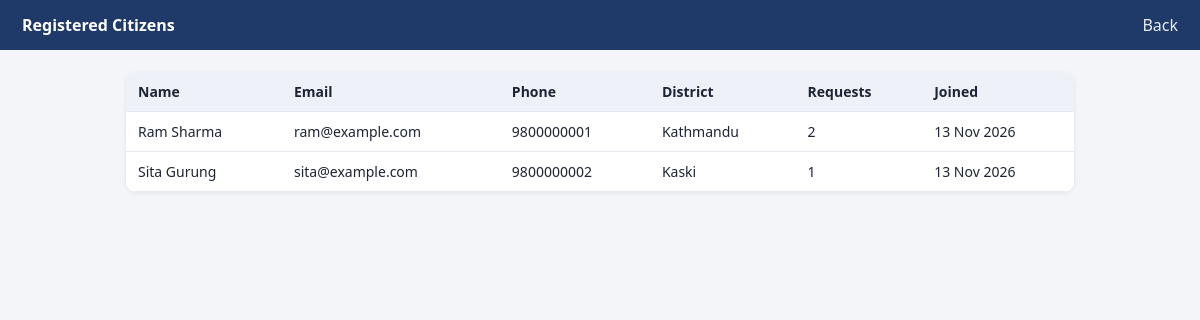
The page /admin/citizens.php (signed in) on the database its author committed.
### tables this page shows
CREATE TABLE users (
  id INT AUTO_INCREMENT PRIMARY KEY,
  full_name VARCHAR(100) NOT NULL,
  email VARCHAR(120) UNIQUE NOT NULL,
  password_hash VARCHAR(255) NOT NULL,
  phone VARCHAR(20) NOT NULL DEFAULT '',
  address VARCHAR(200) NOT NULL DEFAULT '',
  district VARCHAR(60) NOT NULL DEFAULT '',
  created_at TIMESTAMP DEFAULT CURRENT_TIMESTAMP
);

### admin/citizens.php (the view, shortened to what this page needs)
<?php
require '../config/db.php'; require_admin();
$rows = $pdo->query("SELECT u.id,u.full_name,u.email,u.phone,u.district,u.created_at,(SELECT COUNT(*) FROM applications a WHERE a.user_id=u.id) AS apps FROM users u ORDER BY u.id")->fetchAll();
?>
<table><tr><th>Name</th><th>Email</th><th>Phone</th><th>District</th><th>Requests</th><th>Joined</th></tr>
<?php foreach ($rows as $u): ?>
<tr><td><?= e($u['full_name']) ?></td><td><?= e($u['email']) ?></td><td><?= e($u['phone']) ?></td><td><?= e($u['district']) ?></td>
<td><?= (int)$u['apps'] ?></td><td><?= date('d M Y', strtotime($u['created_at'])) ?></td></tr>
<?php endforeach; ?></table>

### assets/style.css (style rules this page uses)
* { box-sizing:border-box }
body { margin:0;font-family:system-ui,Arial,sans-serif;background:#f3f5f9;color:#1d2433 }
header nav a { color:#fff;margin-left:14px;text-decoration:none;opacity:.9 }
table { width:100%;border-collapse:collapse;background:#fff;border-radius:10px;overflow:hidden;box-shadow:0 1px 4px rgba(0,0,0,.08) }
th,td { padding:10px 12px;text-align:left;border-bottom:1px solid #e6e9f0;font-size:14px;vertical-align:top }
th { background:#eef1f7 }

### rows shown on the page
users: full_name "Ram Sharma", email "ram@example.com", phone "9800000001", district "Kathmandu", apps "2", created_at "13 Nov 2026"
users: full_name "Sita Gurung", email "sita@example.com", phone "9800000002", district "Kaski", apps "1", created_at "13 Nov 2026"

### other values the page prints
$title "Registered Citizens"
$nav "Back"
